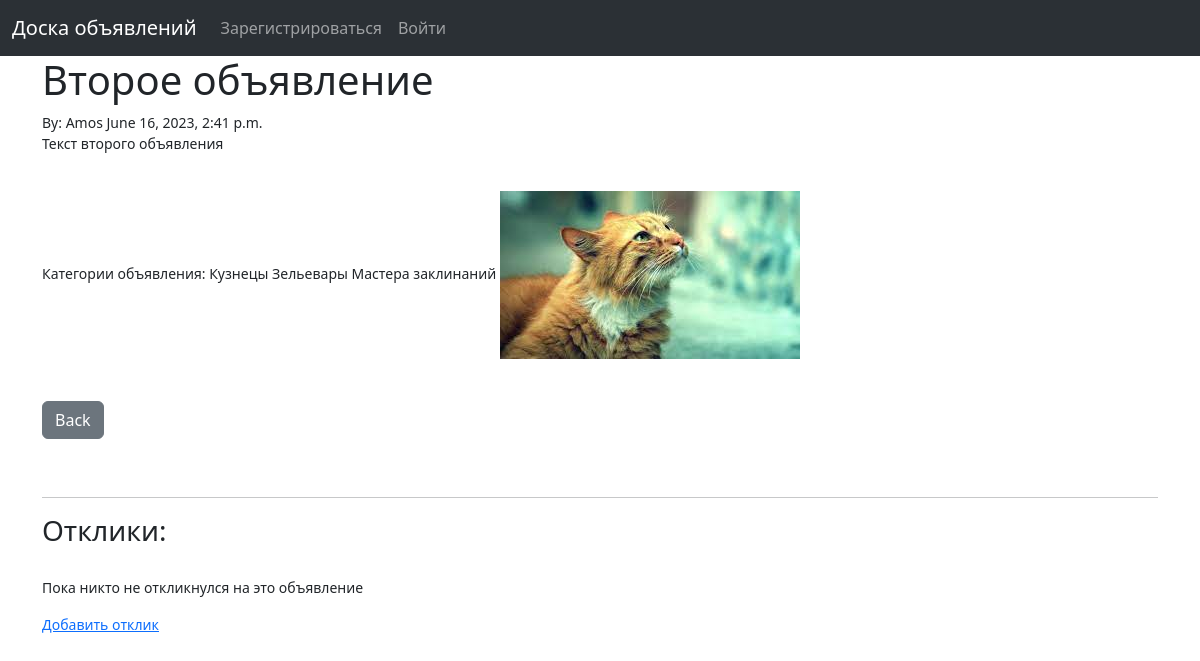
/announcements/2, run on the app's committed database.
### board/models.py (models this page shows, shortened)
class Announcement(models.Model):
    title = models.CharField("Заголовок", max_length=255)
    title_tag = models.CharField("Тэг заголовка", max_length=255)
    author = models.ForeignKey(User, on_delete=models.CASCADE, verbose_name="Автор")
    publication_datetime = models.DateTimeField("Дата публикации", auto_now_add=True)
    text = RichTextField("Текст", blank=True, null=True)
    image = models.ImageField("Картинка", null=True, blank=True, upload_to="images/")
    category = models.ManyToManyField(Category, verbose_name="Категория")

class Category(models.Model):
    name = models.CharField("Название", max_length=255)
    def __str__(self):
        return f"{self.name}"

### board/views.py (the view)
class AnnouncementDetailView(DetailView):
    model = Announcement
    template_name = "announcement_details.html"

### board/templates/announcement_details.html (shortened to what this page needs)
{% extends 'base.html' %}
{% block content %}
<h1>{{ announcement.title }}</h1>
<small> By:
    {{ announcement.author }}
    {{ announcement.publication_datetime }}
    <br/>
    {{ announcement.text|safe }}
    <br/>
    Категории объявления:
    {% for cat in announcement.category.all %}
        {{ cat }}
    {% endfor  %}
{% if announcement.image %}
    <img src="{{ announcement.image.url }}"><br/>
{% endif %}
<br/><br/>
<a href="{% url 'board' %}" class="btn btn-secondary">Back</a>
<br/><br/><br/>
<hr>
<h3>Отклики:</h3>
<br/>
{% if not announcement.responses.all %}
    <p>Пока никто не откликнулся на это объявление</p>
    <a href="{% url 'add_response' announcement.pk %}">Добавить отклик</a>
{% endif %}
{% endblock %}

### data on the page
Announcement: title "Второе объявление", author "Amos", publication_datetime "June 16, 2023, 2:41 p.m.", text "Текст второго объявления", image (picture)
Category: name "Кузнецы"
Category: name "Зельевары"
Category: name "Мастера заклинаний"
